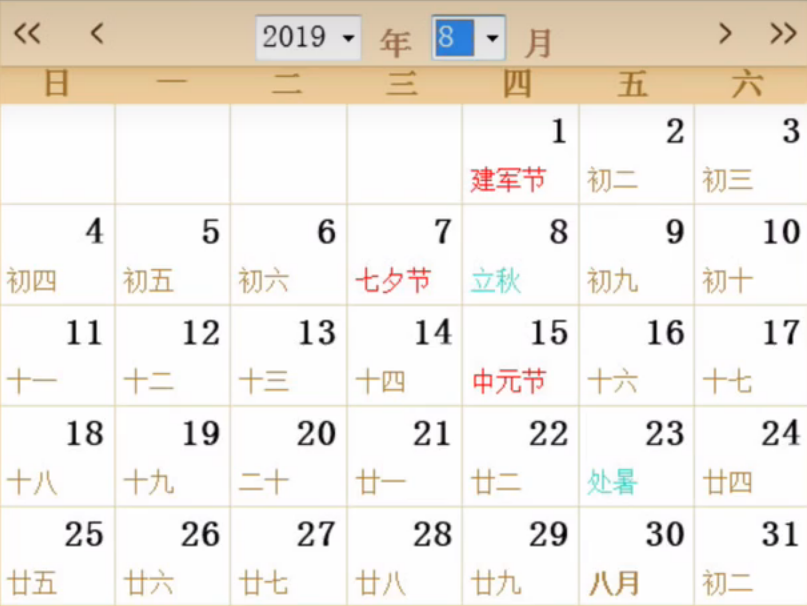
//> input picture MyPhotos/Calendar.png, 807 x 606 px, given in place of ellipses.jpg, which was not available
$ ./OpenCV4_008   (built with g++ and OpenCV 4)
//> lines starting //> are read from the running program, lines starting //| are printed output that depends on the picture; pictures that were not available may be replaced by others from this repository, and a replacement may not be noted
#include<iostream>
#include<opencv2/opencv.hpp>

using namespace std;
using namespace cv;

//形态学操作

int main(int argc, char** argv) {
	Mat src = imread("D:/code_work/opencv/sources/samples/data/ellipses.jpg");
//> src is the input picture: 606 rows x 807 cols, CV_8UC3; mean B, G, R 228.8, 235.8, 240.9
	imshow("src", src);

	//腐蚀操作
	Mat kernel = (Mat_<uchar>::ones(Size(3, 3)));//先创建核结构
	Mat eroRes;
	erode(src, eroRes, kernel);//进行腐蚀
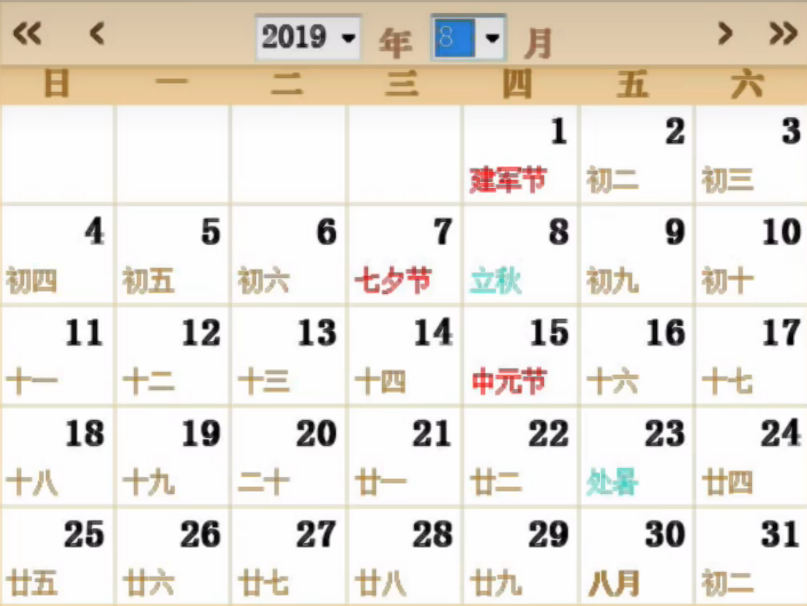
//> eroRes: 606 rows x 807 cols, CV_8UC3; mean B, G, R 221.2, 229.3, 234.7
	imshow("erodeResult", eroRes);

	//膨胀操作
	Mat dilateRes;
	dilate(src, dilateRes, kernel);//进行膨胀
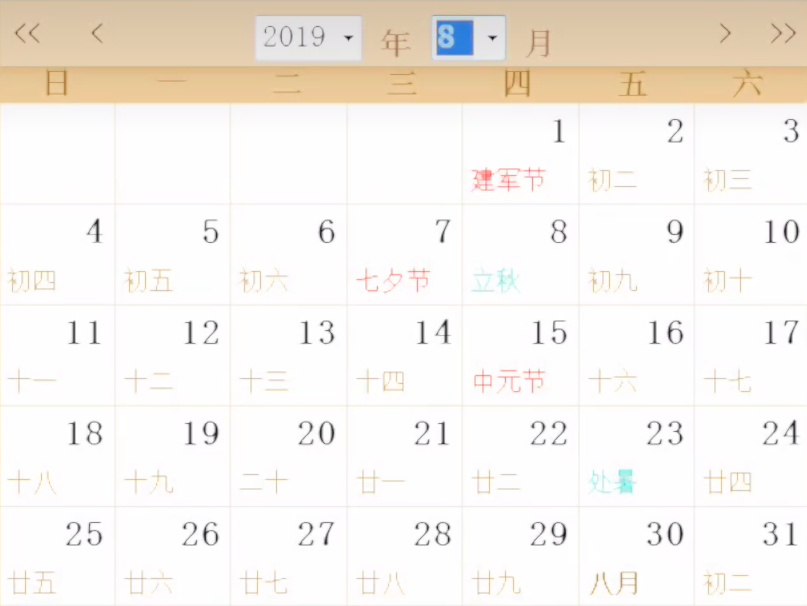
//> dilateRes: 606 rows x 807 cols, CV_8UC3; mean B, G, R 235.6, 241.5, 246.1
	imshow("dilateResult", dilateRes);

	//开运算操作 效果：消除白噪点
	Mat openSample = imread("D:/code_work/VisualStudio_Project/OpenCV_Learning/MyPhotos/OpenSample.png");
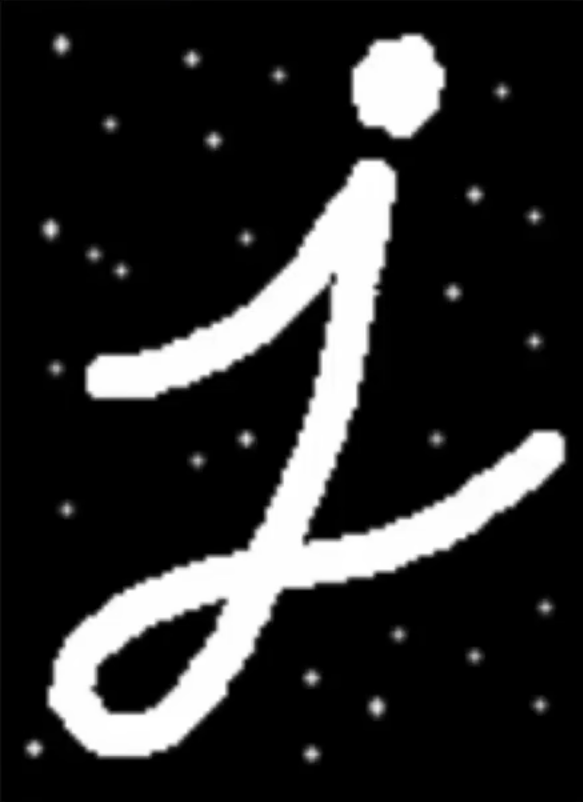
//> input picture MyPhotos/OpenSample.png, 583 x 802 px
//> openSample is the input picture: 802 rows x 583 cols, CV_8UC3; mean B, G, R 42.6, 42.6, 42.6
	//Mat kernel1 = (Mat_<uchar>::ones(Size(20, 20)));//先创建20*20的核结构
	Mat kernel1 = getStructuringElement(MORPH_RECT, Size(20, 20));
	Mat openRes;
	morphologyEx(openSample, openRes, MORPH_OPEN ,kernel1);//进行开运算
	imshow("openSample", openSample);
	imshow("openResult", openRes);

	//闭运算 效果：填充孔洞
	Mat closeSample = imread("D:/code_work/VisualStudio_Project/OpenCV_Learning/MyPhotos/CloseSample.png");
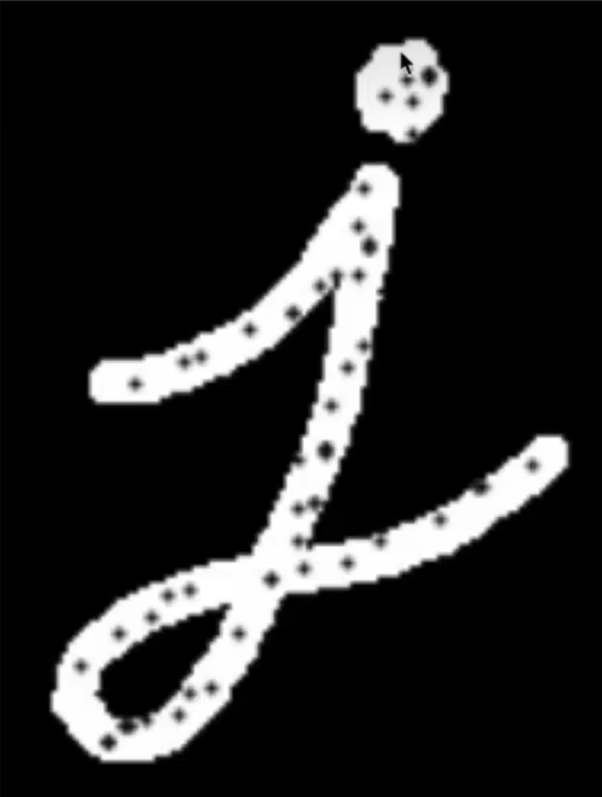
//> input picture MyPhotos/CloseSample.png, 602 x 797 px
//> closeSample is the input picture: 797 rows x 602 cols, CV_8UC3; min 0, max 255, mean 37.1
	Mat closeRes;
	morphologyEx(closeSample, closeRes, MORPH_CLOSE, kernel1);//进行闭运算
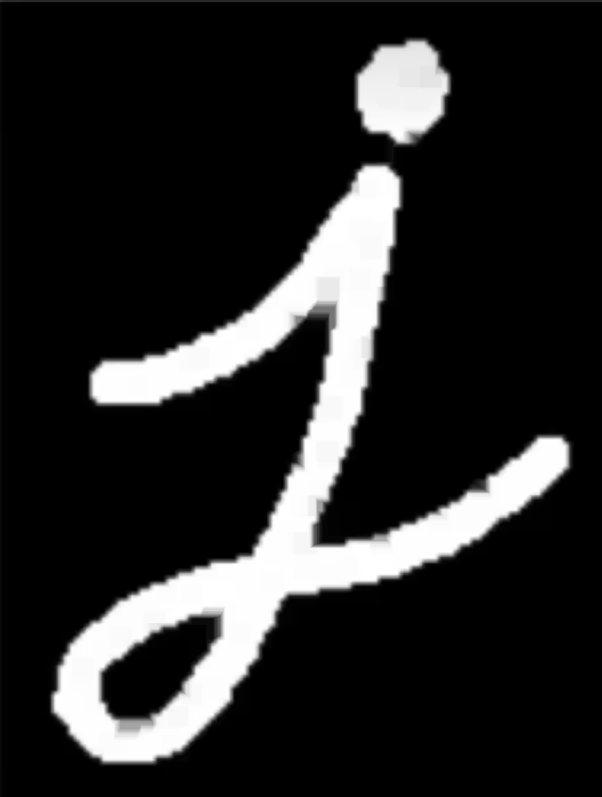
//> closeRes: 797 rows x 602 cols, CV_8UC3; min 0, max 255, mean 39.9
	imshow("closeSample", closeSample);
	imshow("closeResult", closeRes);

	//礼帽运算 效果：筛选白噪点
	Mat tophatRes;
	morphologyEx(openSample, tophatRes, MORPH_TOPHAT,kernel1);
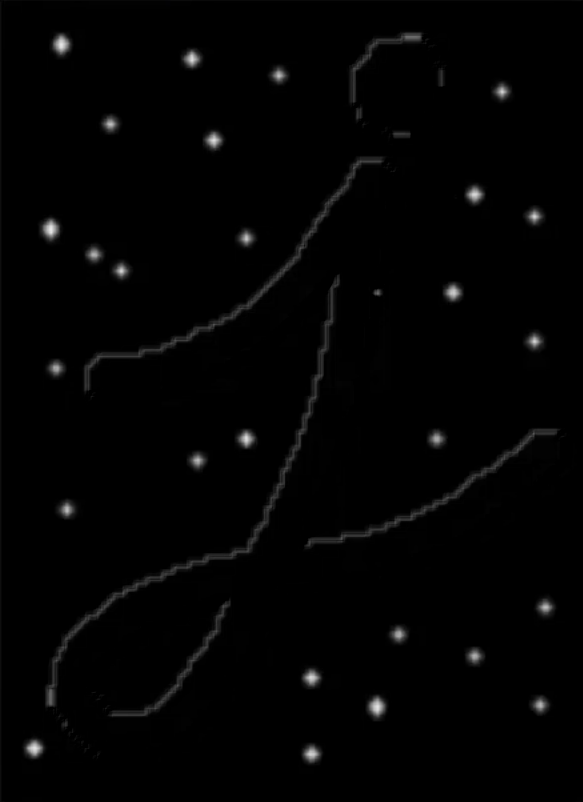
//> tophatRes: 802 rows x 583 cols, CV_8UC3; mean B, G, R 2.8, 2.8, 2.8
	imshow("TophatResult", tophatRes);

	//黑帽运算 效果：筛选暗噪点
	Mat blackhatRes;
	morphologyEx(closeSample, blackhatRes, MORPH_BLACKHAT, kernel1);
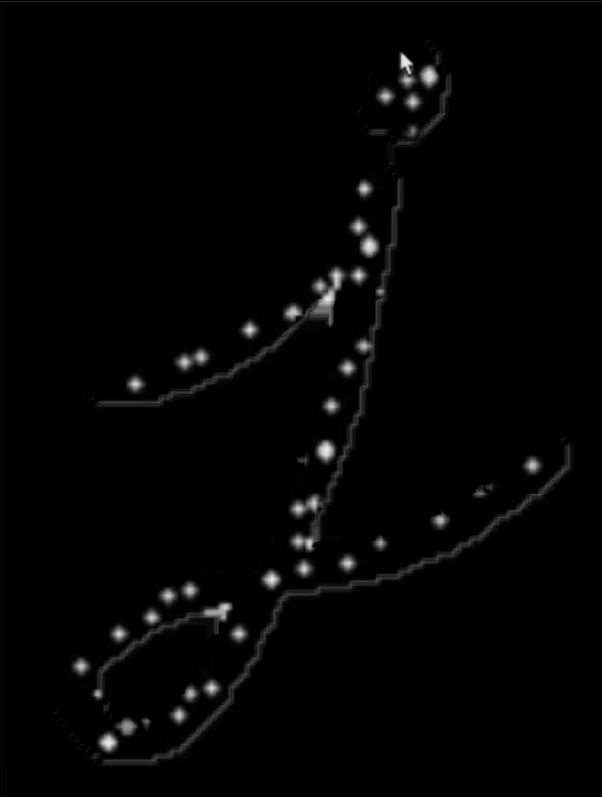
//> blackhatRes: 797 rows x 602 cols, CV_8UC3; min 0, max 235, mean 3.7
	imshow("BlackhatResult", blackhatRes);

	waitKey(0);
	destroyAllWindows();
	return 0;
}

/************************* 新增OpenCV函数详解 *************************
 * 1. Mat_<T>::ones() - 创建全1矩阵（用于生成形态学核）
 *    功能：创建指定大小、所有元素值为1的矩阵
 *    用法：Mat kernel = Mat_<uchar>::ones(Size(width, height));
 *    参数：Size(width, height)为核的尺寸（宽×高）
 *    说明：形态学核越大，操作效果越明显；通常使用奇数尺寸(3×3,5×5)
 *    补充：推荐使用getStructuringElement()创建不同形状的核
 *
 * 2. erode() - 图像腐蚀操作
 *    功能：用核扫描图像，取核覆盖区域的最小值作为输出像素
 *    效果：缩小白色(亮)区域，扩大黑色(暗)区域；消除小的亮噪点，断开细连接
 *    用法：erode(src, dst, kernel, anchor=Point(-1,-1), iterations=1);
 *    参数：
 *      - src: 输入图像
 *      - dst: 输出图像
 *      - kernel: 形态学核
 *      - anchor: 核的锚点（默认(-1,-1)表示中心）
 *      - iterations: 腐蚀迭代次数（默认1，次数越多效果越强）
 *
 * 3. dilate() - 图像膨胀操作
 *    功能：用核扫描图像，取核覆盖区域的最大值作为输出像素
 *    效果：扩大白色(亮)区域，缩小黑色(暗)区域；填充小的暗孔洞，连接断裂区域
 *    用法：dilate(src, dst, kernel, anchor=Point(-1,-1), iterations=1);
 *    参数：同erode()
 *
 * 4. morphologyEx() - 通用形态学操作函数
 *    功能：执行各种高级形态学操作（开、闭、礼帽、黑帽等）
 *    用法：morphologyEx(src, dst, op, kernel, anchor=Point(-1,-1), iterations=1);
 *    参数：
 *      - src: 输入图像
 *      - dst: 输出图像
 *      - op: 形态学操作类型（核心参数）
 *        * MORPH_OPEN: 开运算（先腐蚀后膨胀）→ 消除小白噪点、分离粘连物体
 *        * MORPH_CLOSE: 闭运算（先膨胀后腐蚀）→ 填充小黑孔洞、连接断裂物体
 *        * MORPH_TOPHAT: 礼帽运算（原图-开运算）→ 提取比原图亮的小区域
 *        * MORPH_BLACKHAT: 黑帽运算（闭运算-原图）→ 提取比原图暗的小区域
 *      - kernel: 形态学核
 *      - iterations: 操作迭代次数
 *    调整建议：核的大小决定了能处理的噪点/孔洞的最大尺寸
 *
 * 5. getStructuringElement() - 获取形态学操作的结构元素（核）
 *    功能：生成自定义形状和大小的形态学核（卷积核），专门用于腐蚀、膨胀、开运算、闭运算等
 *    原型：Mat getStructuringElement(int shape, Size ksize);
 *    参数：
 *      - shape: 核的形状
 *          MORPH_RECT    : 矩形核（最常用）
 *          MORPH_ELLIPSE : 椭圆/圆形核
 *          MORPH_CROSS   : 十字形核
 *      - ksize: 核的尺寸 Size(w, h)，必须是**正奇数**（如 3,5,7,9...）
 *    返回值：
 *      - 生成好的形态学核 Mat，可直接传给 erode/dilate/morphologyEx
 *    调整建议：
 *      - 核越大，腐蚀/膨胀效果越强
 *      - 矩形核适合规则物体，椭圆核适合圆形物体
 *******************************************************************/
